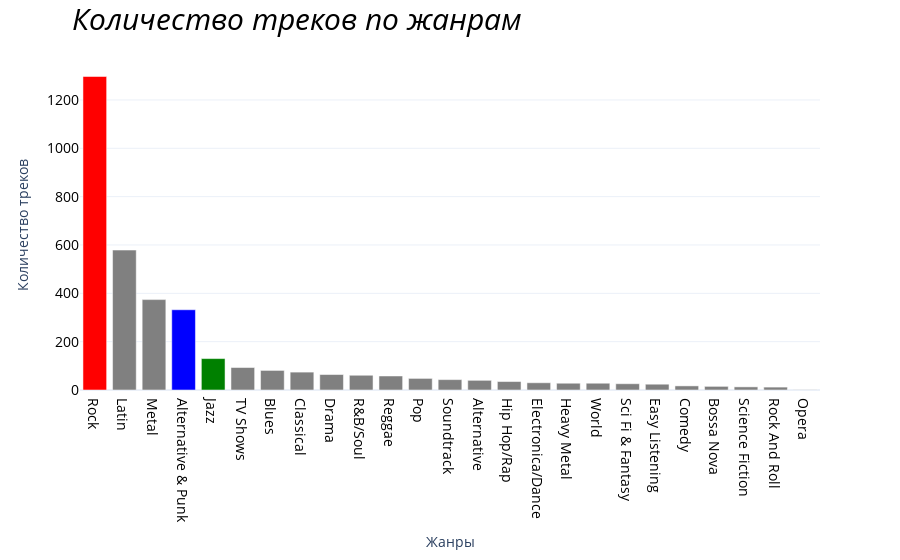

The cell this chart's notebook holds for it:
### Code cell
fig2 = px.bar(
    df2,
    x='genre',
    y='track_count',
    color='genre',
    color_discrete_sequence = ['grey'],
    color_discrete_map = {'Jazz': 'green', 'Rock': 'red', 'Alternative & Punk':'blue'} 
)
fig2.update_layout({
    'showlegend': False,
    'title' : {'text':'<i>Количество треков по жанрам</i>', 'font': {'size': 30, 'color': 'black'}, 'x':.08},
    'xaxis': {
        'title':'Жанры',
        'tickfont':{'size':14, 'color':'black'}},
    'yaxis':{
        'title':'Количество треков',
        'tickfont': {'size':14, 'color':'black'}},
    'template': 'plotly_white'
})
fig2.show()

### Figure 1 — Plotly figure (JSON) as saved in the notebook; plotly's stock layout.template omitted (floating-point values rounded to 4 significant figures)
{"data": [{"hovertemplate": "genre=%{x}<br>track_count=%{y}<extra></extra>", "legendgroup": "Rock", "marker": {"color": "red", "pattern": {"shape": ""}}, "name": "Rock", "orientation": "v", "showlegend": true, "textposition": "auto", "type": "bar", "x": ["Rock"], "xaxis": "x", "y": [1297], "yaxis": "y"}, {"hovertemplate": "genre=%{x}<br>track_count=%{y}<extra></extra>", "legendgroup": "Latin", "marker": {"color": "grey", "pattern": {"shape": ""}}, "name": "Latin", "orientation": "v", "showlegend": true, "textposition": "auto", "type": "bar", "x": ["Latin"], "xaxis": "x", "y": [579], "yaxis": "y"}, {"hovertemplate": "genre=%{x}<br>track_count=%{y}<extra></extra>", "legendgroup": "Metal", "marker": {"color": "grey", "pattern": {"shape": ""}}, "name": "Metal", "orientation": "v", "showlegend": true, "textposition": "auto", "type": "bar", "x": ["Metal"], "xaxis": "x", "y": [374], "yaxis": "y"}, {"hovertemplate": "genre=%{x}<br>track_count=%{y}<extra></extra>", "legendgroup": "Alternative & Punk", "marker": {"color": "blue", "pattern": {"shape": ""}}, "name": "Alternative & Punk", "orientation": "v", "showlegend": true, "textposition": "auto", "type": "bar", "x": ["Alternative & Punk"], "xaxis": "x", "y": [332], "yaxis": "y"}, {"hovertemplate": "genre=%{x}<br>track_count=%{y}<extra></extra>", "legendgroup": "Jazz", "marker": {"color": "green", "pattern": {"shape": ""}}, "name": "Jazz", "orientation": "v", "showlegend": true, "textposition": "auto", "type": "bar", "x": ["Jazz"], "xaxis": "x", "y": [130], "yaxis": "y"}, {"hovertemplate": "genre=%{x}<br>track_count=%{y}<extra></extra>", "legendgroup": "TV Shows", "marker": {"color": "grey", "pattern": {"shape": ""}}, "name": "TV Shows", "orientation": "v", "showlegend": true, "textposition": "auto", "type": "bar", "x": ["TV Shows"], "xaxis": "x", "y": [93], "yaxis": "y"}, {"hovertemplate": "genre=%{x}<br>track_count=%{y}<extra></extra>", "legendgroup": "Blues", "marker": {"color": "grey", "pattern": {"shape": ""}}, "name": "Blues", "orientation": "v", "showlegend": true, "textposition": "auto", "type": "bar", "x": ["Blues"], "xaxis": "x", "y": [81], "yaxis": "y"}, {"hovertemplate": "genre=%{x}<br>track_count=%{y}<extra></extra>", "legendgroup": "Classical", "marker": {"color": "grey", "pattern": {"shape": ""}}, "name": "Classical", "orientation": "v", "showlegend": true, "textposition": "auto", "type": "bar", "x": ["Classical"], "xaxis": "x", "y": [74], "yaxis": "y"}, {"hovertemplate": "genre=%{x}<br>track_count=%{y}<extra></extra>", "legendgroup": "Drama", "marker": {"color": "grey", "pattern": {"shape": ""}}, "name": "Drama", "orientation": "v", "showlegend": true, "textposition": "auto", "type": "bar", "x": ["Drama"], "xaxis": "x", "y": [64], "yaxis": "y"}, {"hovertemplate": "genre=%{x}<br>track_count=%{y}<extra></extra>", "legendgroup": "R&B/Soul", "marker": {"color": "grey", "pattern": {"shape": ""}}, "name": "R&B/Soul", "orientation": "v", "showlegend": true, "textposition": "auto", "type": "bar", "x": ["R&B/Soul"], "xaxis": "x", "y": [61], "yaxis": "y"}, {"hovertemplate": "genre=%{x}<br>track_count=%{y}<extra></extra>", "legendgroup": "Reggae", "marker": {"color": "grey", "pattern": {"shape": ""}}, "name": "Reggae", "orientation": "v", "showlegend": true, "textposition": "auto", "type": "bar", "x": ["Reggae"], "xaxis": "x", "y": [58], "yaxis": "y"}, {"hovertemplate": "genre=%{x}<br>track_count=%{y}<extra></extra>", "legendgroup": "Pop", "marker": {"color": "grey", "pattern": {"shape": ""}}, "name": "Pop", "orientation": "v", "showlegend": true, "textposition": "auto", "type": "bar", "x": ["Pop"], "xaxis": "x", "y": [48], "yaxis": "y"}, {"hovertemplate": "genre=%{x}<br>track_count=%{y}<extra></extra>", "legendgroup": "Soundtrack", "marker": {"color": "grey", "pattern": {"shape": ""}}, "name": "Soundtrack", "orientation": "v", "showlegend": true, "textposition": "auto", "type": "bar", "x": ["Soundtrack"], "xaxis": "x", "y": [43], "yaxis": "y"}, {"hovertemplate": "genre=%{x}<br>track_count=%{y}<extra></extra>", "legendgroup": "Alternative", "marker": {"color": "grey", "pattern": {"shape": ""}}, "name": "Alternative", "orientation": "v", "showlegend": true, "textposition": "auto", "type": "bar", "x": ["Alternative"], "xaxis": "x", "y": [40], "yaxis": "y"}, {"hovertemplate": "genre=%{x}<br>track_count=%{y}<extra></extra>", "legendgroup": "Hip Hop/Rap", "marker": {"color": "grey", "pattern": {"shape": ""}}, "name": "Hip Hop/Rap", "orientation": "v", "showlegend": true, "textposition": "auto", "type": "bar", "x": ["Hip Hop/Rap"], "xaxis": "x", "y": [35], "yaxis": "y"}, {"hovertemplate": "genre=%{x}<br>track_count=%{y}<extra></extra>", "legendgroup": "Electronica/Dance", "marker": {"color": "grey", "pattern": {"shape": ""}}, "name": "Electronica/Dance", "orientation": "v", "showlegend": true, "textposition": "auto", "type": "bar", "x": ["Electronica/Dance"], "xaxis": "x", "y": [30], "yaxis": "y"}, {"hovertemplate": "genre=%{x}<br>track_count=%{y}<extra></extra>", "legendgroup": "Heavy Metal", "marker": {"color": "grey", "pattern": {"shape": ""}}, "name": "Heavy Metal", "orientation": "v", "showlegend": true, "textposition": "auto", "type": "bar", "x": ["Heavy Metal"], "xaxis": "x", "y": [28], "yaxis": "y"}, {"hovertemplate": "genre=%{x}<br>track_count=%{y}<extra></extra>", "legendgroup": "World", "marker": {"color": "grey", "pattern": {"shape": ""}}, "name": "World", "orientation": "v", "showlegend": true, "textposition": "auto", "type": "bar", "x": ["World"], "xaxis": "x", "y": [28], "yaxis": "y"}, {"hovertemplate": "genre=%{x}<br>track_count=%{y}<extra></extra>", "legendgroup": "Sci Fi & Fantasy", "marker": {"color": "grey", "pattern": {"shape": ""}}, "name": "Sci Fi & Fantasy", "orientation": "v", "showlegend": true, "textposition": "auto", "type": "bar", "x": ["Sci Fi & Fantasy"], "xaxis": "x", "y": [26], "yaxis": "y"}, {"hovertemplate": "genre=%{x}<br>track_count=%{y}<extra></extra>", "legendgroup": "Easy Listening", "marker": {"color": "grey", "pattern": {"shape": ""}}, "name": "Easy Listening", "orientation": "v", "showlegend": true, "textposition": "auto", "type": "bar", "x": ["Easy Listening"], "xaxis": "x", "y": [24], "yaxis": "y"}, {"hovertemplate": "genre=%{x}<br>track_count=%{y}<extra></extra>", "legendgroup": "Comedy", "marker": {"color": "grey", "pattern": {"shape": ""}}, "name": "Comedy", "orientation": "v", "showlegend": true, "textposition": "auto", "type": "bar", "x": ["Comedy"], "xaxis": "x", "y": [17], "yaxis": "y"}, {"hovertemplate": "genre=%{x}<br>track_count=%{y}<extra></extra>", "legendgroup": "Bossa Nova", "marker": {"color": "grey", "pattern": {"shape": ""}}, "name": "Bossa Nova", "orientation": "v", "showlegend": true, "textposition": "auto", "type": "bar", "x": ["Bossa Nova"], "xaxis": "x", "y": [15], "yaxis": "y"}, {"hovertemplate": "genre=%{x}<br>track_count=%{y}<extra></extra>", "legendgroup": "Science Fiction", "marker": {"color": "grey", "pattern": {"shape": ""}}, "name": "Science Fiction", "orientation": "v", "showlegend": true, "textposition": "auto", "type": "bar", "x": ["Science Fiction"], "xaxis": "x", "y": [13], "yaxis": "y"}, {"hovertemplate": "genre=%{x}<br>track_count=%{y}<extra></extra>", "legendgroup": "Rock And Roll", "marker": {"color": "grey", "pattern": {"shape": ""}}, "name": "Rock And Roll", "orientation": "v", "showlegend": true, "textposition": "auto", "type": "bar", "x": ["Rock And Roll"], "xaxis": "x", "y": [12], "yaxis": "y"}, {"hovertemplate": "genre=%{x}<br>track_count=%{y}<extra></extra>", "legendgroup": "Opera", "marker": {"color": "grey", "pattern": {"shape": ""}}, "name": "Opera", "orientation": "v", "showlegend": true, "textposition": "auto", "type": "bar", "x": ["Opera"], "xaxis": "x", "y": [1], "yaxis": "y"}], "layout": {"barmode": "relative", "legend": {"title": {"text": "genre"}, "tracegroupgap": 0}, "margin": {"t": 60}, "showlegend": false, "title": {"font": {"color": "black", "size": 30}, "text": "<i>Количество треков по жанрам</i>", "x": 0.08}, "xaxis": {"anchor": "y", "categoryarray": ["Rock", "Latin", "Metal", "Alternative & Punk", "Jazz", "TV Shows", "Blues", "Classical", "Drama", "R&B/Soul", "Reggae", "Pop", "Soundtrack", "Alternative", "Hip Hop/Rap", "Electronica/Dance", "Heavy Metal", "World", "Sci Fi & Fantasy", "Easy Listening", "Comedy", "Bossa Nova", "Science Fiction", "Rock And Roll", "Opera"], "categoryorder": "array", "domain": [0, 1], "tickfont": {"color": "black", "size": 14}, "title": {"text": "Жанры"}}, "yaxis": {"anchor": "x", "domain": [0, 1], "tickfont": {"color": "black", "size": 14}, "title": {"text": "Количество треков"}}}}
